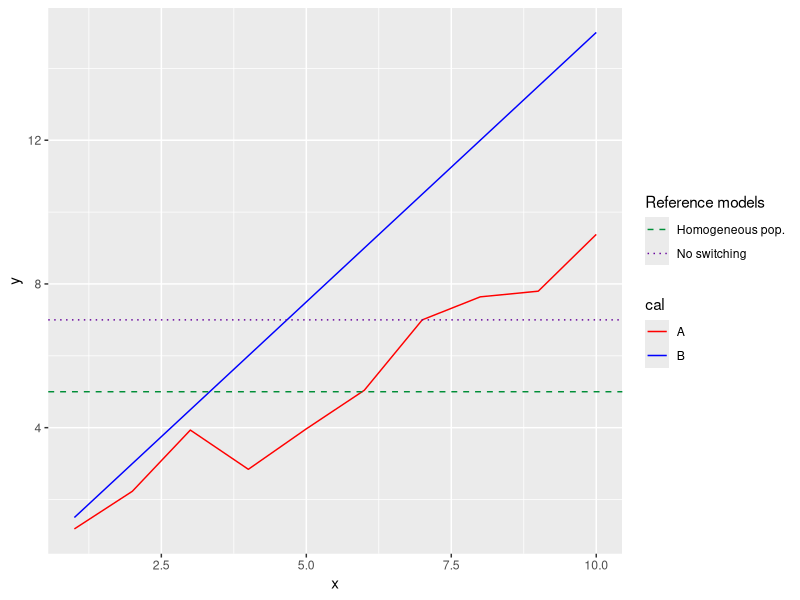

Write the R code that produced this figure.
library(ggplot2)
df = data.frame(x=1:10, y=(1:10)+rnorm(10), cal="A")
df2 = data.frame(x=1:10, y=(1:10)*1.5, cal="B")
df = rbind(df, df2)

hom_df = data.frame(hom_value = 5)
inf_cur = data.frame(inf_value = 7)

p = ggplot(df, aes(x=x, y=y, colour=cal)) + geom_line() +
  scale_colour_manual(values = c("A"="red", "B"="blue")) +
  geom_hline(data=hom_df, aes(yintercept=hom_value, linetype="Homogeneous pop."), colour="#008e37") +
  geom_hline(data=inf_cur, aes(yintercept=inf_value, linetype="No switching"), colour="#65009b") +
  scale_linetype_manual(name="Reference models", values=c("Homogeneous pop."="dashed", "No switching"="dotted"),
    guide=guide_legend(override.aes=list(colour=c("#008e37", "#65009b"))))
ggsave("test_legend.pdf", p)
